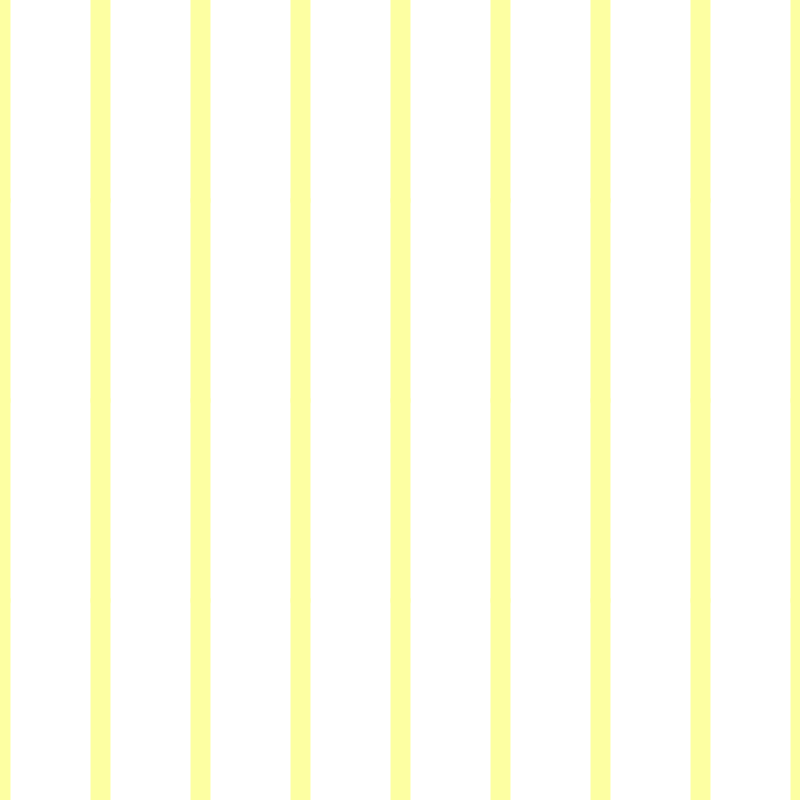
Frame 1 (no input)
Frame 60 (the mouse pressed at the canvas centre just before this capture): identical to frame 1, image omitted
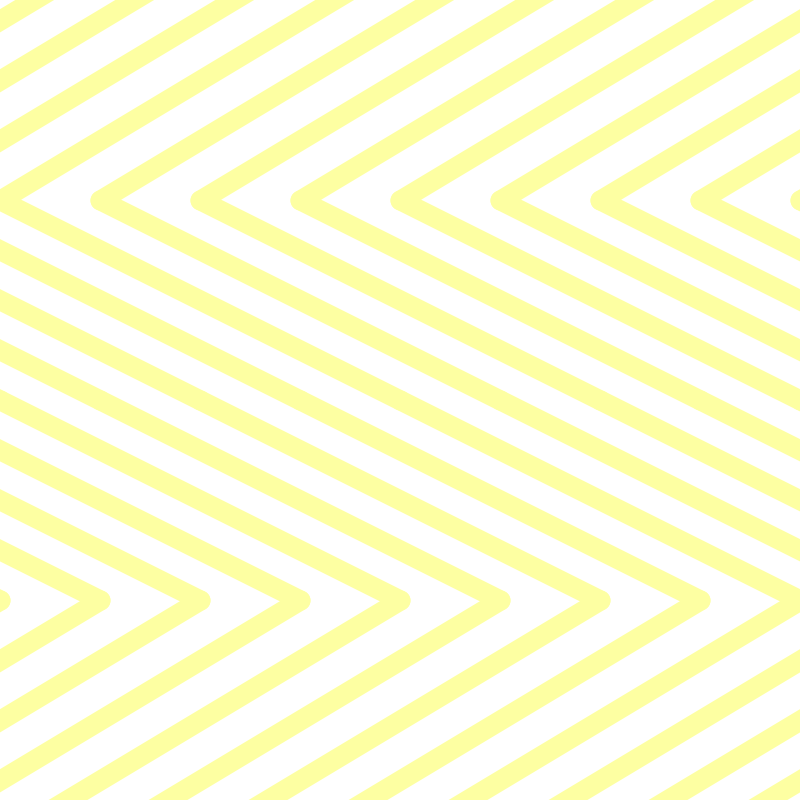
Frame 120 (the mouse held since frame 60 and released just before this capture)

The Processing sketch that drew these frames (run headless with seeded random() and noise(); from frame 60 on, the mouse is pressed at the canvas centre):

// Processing sketch: processing_133559
// ── processing_133559.pde

// Beatriz Bukvic - February 10th, Creative Computing B, Benjamin Bacon

void setup() {
  size(800, 800);
  background(255);
  smooth();
}

void draw() {

  noStroke();
  rect(0, 0, 800, 800);

  stroke(253, 255, 162);
  strokeWeight(20);
  for (int i=-800; i<=1600;i=i+100) {
    line(i, -40, -mouseX+i, 200);
    line(-mouseX+i, 200, i, 400);
  }
  stroke(253, 255, 162);
  strokeWeight(20);
  for (int i=-800; i<=800;i=i+100) {
      line(i, 400, mouseX+i, 600);
      line(mouseX+i, 600, i, 840);
    }
  }
